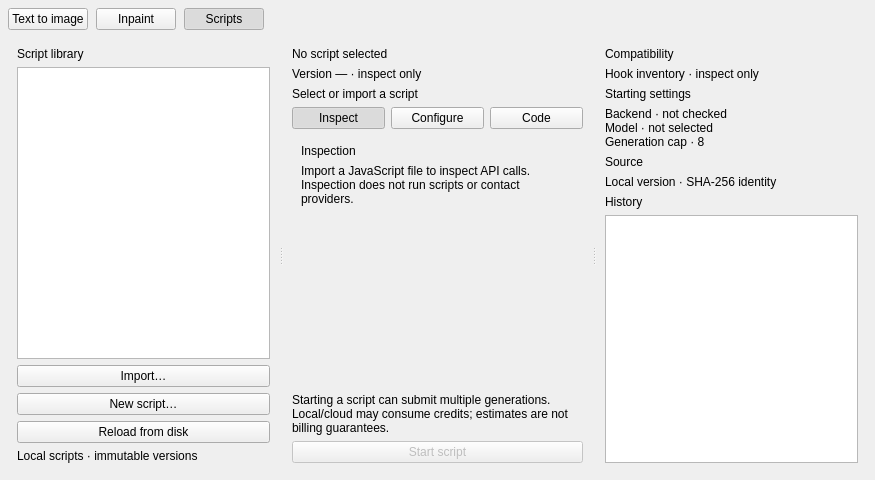
<?xml version="1.0" encoding="utf-8"?>
<ui version="4.0">
 <class>ScriptsWorkspace</class>
 <widget class="QWidget" name="ScriptsWorkspace">
  <property name="minimumSize"><size><width>640</width><height>480</height></size></property>
  <layout class="QVBoxLayout" name="scriptsRootLayout">
   <property name="leftMargin"><number>8</number></property><property name="topMargin"><number>8</number></property><property name="rightMargin"><number>8</number></property><property name="bottomMargin"><number>8</number></property><property name="spacing"><number>8</number></property>
   <item><layout class="QHBoxLayout" name="scriptsModeLayout">
    <item><widget class="QPushButton" name="scriptsTextModeButton"><property name="text"><string>Text to image</string></property><property name="checkable"><bool>true</bool></property></widget></item>
    <item><widget class="QPushButton" name="scriptsInpaintModeButton"><property name="text"><string>Inpaint</string></property><property name="checkable"><bool>true</bool></property></widget></item>
    <item><widget class="QPushButton" name="scriptsModeButton"><property name="text"><string>Scripts</string></property><property name="checkable"><bool>true</bool></property><property name="checked"><bool>true</bool></property></widget></item>
    <item><spacer name="scriptsModeSpacer"><property name="orientation"><enum>Qt::Horizontal</enum></property><property name="sizeHint" stdset="0"><size><width>40</width><height>20</height></size></property></spacer></item>
   </layout></item>
   <item><widget class="QSplitter" name="scriptsSplitter"><property name="orientation"><enum>Qt::Horizontal</enum></property>
    <widget class="QFrame" name="scriptsLibraryPanel">
     <property name="minimumSize"><size><width>180</width><height>0</height></size></property><property name="maximumSize"><size><width>300</width><height>16777215</height></size></property>
     <layout class="QVBoxLayout" name="scriptsLibraryLayout">
      <item><widget class="QLabel" name="scriptsLibraryTitle"><property name="text"><string>Script library</string></property><property name="textRole" stdset="0"><string>section</string></property></widget></item>
      <item><widget class="QListWidget" name="scriptsLibraryList"><property name="accessibleName"><string>Imported scripts</string></property></widget></item>
      <item><widget class="QPushButton" name="scriptsImportButton"><property name="text"><string>Import…</string></property></widget></item>
      <item><widget class="QPushButton" name="scriptsNewButton"><property name="text"><string>New script…</string></property></widget></item>
      <item><widget class="QPushButton" name="scriptsReloadButton"><property name="text"><string>Reload from disk</string></property></widget></item>
      <item><widget class="QLabel" name="scriptsLibraryNote"><property name="text"><string>Local scripts · immutable versions</string></property><property name="wordWrap"><bool>true</bool></property></widget></item>
     </layout>
    </widget>
    <widget class="QFrame" name="scriptsWorkPanel">
     <layout class="QVBoxLayout" name="scriptsWorkLayout">
      <item><widget class="QLabel" name="scriptsNameLabel"><property name="text"><string>No script selected</string></property><property name="textRole" stdset="0"><string>section</string></property></widget></item>
      <item><widget class="QLabel" name="scriptsIdentityLabel"><property name="text"><string>Version — · inspect only</string></property></widget></item>
      <item><widget class="QLabel" name="scriptsStatusLabel"><property name="text"><string>Select or import a script</string></property><property name="wordWrap"><bool>true</bool></property></widget></item>
      <item><layout class="QHBoxLayout" name="scriptsViewSelectLayout">
       <item><widget class="QPushButton" name="scriptsInspectButton"><property name="text"><string>Inspect</string></property><property name="checkable"><bool>true</bool></property><property name="checked"><bool>true</bool></property></widget></item>
       <item><widget class="QPushButton" name="scriptsConfigureButton"><property name="text"><string>Configure</string></property><property name="checkable"><bool>true</bool></property></widget></item>
       <item><widget class="QPushButton" name="scriptsCodeButton"><property name="text"><string>Code</string></property><property name="checkable"><bool>true</bool></property></widget></item>
      </layout></item>
      <item><widget class="QStackedWidget" name="scriptsContentStack">
       <widget class="QWidget" name="scriptsInspectView"><layout class="QVBoxLayout" name="scriptsInspectLayout"><item><widget class="QLabel" name="scriptsInspectHeading"><property name="text"><string>Inspection</string></property></widget></item><item><widget class="QLabel" name="scriptsInspectDetails"><property name="text"><string>Import a JavaScript file to inspect API calls. Inspection does not run scripts or contact providers.</string></property><property name="wordWrap"><bool>true</bool></property></widget></item><item><spacer name="scriptsInspectSpacer"><property name="orientation"><enum>Qt::Vertical</enum></property><property name="sizeHint" stdset="0"><size><width>20</width><height>40</height></size></property></spacer></item></layout></widget>
       <widget class="QWidget" name="scriptsFormView"><layout class="QVBoxLayout" name="scriptsFormLayout"><item><widget class="QLabel" name="scriptsFormHeader"><property name="text"><string>Configure · script inputs</string></property></widget></item><item><widget class="QScrollArea" name="scriptsFormScroll"><property name="widgetResizable"><bool>true</bool></property><widget class="QWidget" name="scriptsFormHost"><layout class="QFormLayout" name="scriptsFieldsLayout"><item row="0" column="0"><widget class="QLabel" name="scriptsSourceLabel"><property name="text"><string>Source image</string></property></widget></item><item row="0" column="1"><widget class="QComboBox" name="scriptsSourceCombo"><item><property name="text"><string>No source</string></property></item><item><property name="text"><string>Images gallery…</string></property></item><item><property name="text"><string>Local file…</string></property></item><item><property name="text"><string>Inpaint canvas</string></property></item></widget></item><item row="1" column="0"><widget class="QLabel" name="scriptsPromptLabel"><property name="text"><string>Prompt</string></property></widget></item><item row="1" column="1"><widget class="QLineEdit" name="scriptsPromptInput"><property name="text"><string>Illustrative offline prompt</string></property></widget></item><item row="2" column="0"><widget class="QLabel" name="scriptsCapLabel"><property name="text"><string>Generation cap</string></property></widget></item><item row="2" column="1"><widget class="QSpinBox" name="scriptsCapSpin"><property name="minimum"><number>1</number></property><property name="maximum"><number>32</number></property><property name="value"><number>8</number></property></widget></item></layout></widget></widget></item></layout></widget>
       <widget class="QWidget" name="scriptsCodeView"><layout class="QVBoxLayout" name="scriptsCodeLayout"><item><widget class="QPlainTextEdit" name="scriptsCodeEditor"><property name="plainText"><string>//@api-1.0
// Offline illustrative editor · no execution</string></property><property name="accessibleName"><string>JavaScript source editor</string></property></widget></item><item><widget class="QLabel" name="scriptsEditorStatus"><property name="text"><string>Draft · no saved version</string></property></widget></item></layout></widget>
       <widget class="QWidget" name="scriptsRunView"><layout class="QVBoxLayout" name="scriptsRunLayout"><item><widget class="QLabel" name="scriptsRunState"><property name="text"><string>Run state · fixture only</string></property></widget></item><item><widget class="QLabel" name="scriptsRunResult"><property name="text"><string>Latest committed result appears here.</string></property></widget></item><item><widget class="QPlainTextEdit" name="scriptsConsole"><property name="readOnly"><bool>true</bool></property><property name="plainText"><string>[fixture] No provider was called.</string></property></widget></item></layout></widget>
       <widget class="QWidget" name="scriptsResultsView"><layout class="QVBoxLayout" name="scriptsResultsLayout"><item><widget class="QLabel" name="scriptsResultsHeader"><property name="text"><string>ScriptRun history · offline fixture</string></property></widget></item><item><widget class="QListWidget" name="scriptsAttemptsList"/></item></layout></widget>
      </widget></item>
      <item><widget class="QLabel" name="scriptsStartDisclosure"><property name="text"><string>Starting a script can submit multiple generations. Local/cloud may consume credits; estimates are not billing guarantees.</string></property><property name="wordWrap"><bool>true</bool></property></widget></item>
      <item><widget class="QPushButton" name="scriptsStartButton"><property name="text"><string>Start script</string></property><property name="enabled"><bool>false</bool></property></widget></item>
     </layout>
    </widget>
    <widget class="QFrame" name="scriptsInspectorPanel"><property name="minimumSize"><size><width>200</width><height>0</height></size></property><property name="maximumSize"><size><width>300</width><height>16777215</height></size></property>
     <layout class="QVBoxLayout" name="scriptsInspectorLayout">
      <item><widget class="QLabel" name="scriptsInspectorTitle"><property name="text"><string>Compatibility</string></property></widget></item>
      <item><widget class="QLabel" name="scriptsHooksLabel"><property name="text"><string>Hook inventory · inspect only</string></property><property name="wordWrap"><bool>true</bool></property></widget></item>
      <item><widget class="QLabel" name="scriptsSettingsTitle"><property name="text"><string>Starting settings</string></property></widget></item>
      <item><widget class="QLabel" name="scriptsSettingsSummary"><property name="text"><string>Backend · not checked
Model · not selected
Generation cap · 8</string></property></widget></item>
      <item><widget class="QLabel" name="scriptsSourceTitle"><property name="text"><string>Source</string></property></widget></item>
      <item><widget class="QLabel" name="scriptsSourceSummary"><property name="text"><string>Local version · SHA-256 identity</string></property><property name="wordWrap"><bool>true</bool></property></widget></item>
      <item><widget class="QLabel" name="scriptsHistoryTitle"><property name="text"><string>History</string></property></widget></item>
      <item><widget class="QListWidget" name="scriptsHistoryList"/></item>
     </layout>
    </widget>
   </widget></item>
  </layout>
 </widget>
 <resources/><connections/>
</ui>
